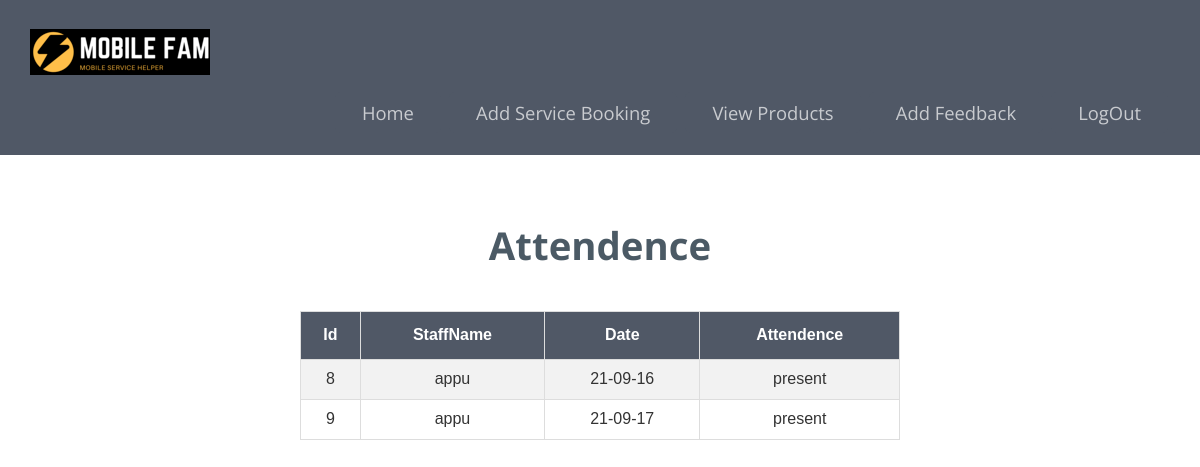
The app's page /owner_view_attendence.php (signed in) with its own data.
### tables this page shows
CREATE TABLE IF NOT EXISTS `attendence` (
  `aid` int(11) NOT NULL AUTO_INCREMENT,
  `sid` int(11) NOT NULL,
  `oid` int(11) NOT NULL,
  `date` varchar(67) NOT NULL,
  `status` varchar(78) NOT NULL,
  PRIMARY KEY (`aid`)
);

CREATE TABLE IF NOT EXISTS `staff` (
  `sid` int(11) NOT NULL AUTO_INCREMENT,
  `sname` varchar(40) NOT NULL,
  `address` varchar(40) NOT NULL,
  `email` varchar(70) NOT NULL,
  `phno` varchar(70) NOT NULL,
  `oid` int(11) NOT NULL,
  PRIMARY KEY (`sid`)
);

### owner_view_attendence.php (the view, shortened to what this page needs)
<?php
include('connection.php');
include('oheader.php');
?>
<div class="contact-mian">
  <h3>Attendence</h3>
  <table id="customers">
    <tr>
      <th>Id</th>
      <th>StaffName</th>
      <th>Date</th>
      <th>Attendence</th>
    </tr>
    <?php
    $oid = $_SESSION["oid"];
    $b = "SELECT attendence.*,staff.* FROM attendence join staff on attendence.sid=staff.sid where attendence.oid='$oid'";
    $res = mysqli_query($conn, $b);
    while ($data = mysqli_fetch_assoc($res)) {
      $na = $data['aid'];
      $fon = $data['sname'];
      $fon1 = $data['date'];
      $fon2 = $data['status'];
      echo "
                <tr>
                    <td>$na</td>
                    <td>$fon</td>
                    <td>$fon1</td>
                    <td>$fon2</td>
                </tr>";
    }
    ?>
  </table>
</div>
  <br>
  <br>
  <br>

### css/style.css (style rules this page uses)
html, body { font-size: 100%; background: #fff; font-family: 'Open Sans', sans-serif; }
h1,h2,h3,h4,h5,h6 { margin:0; }
.contact-mian { text-align:center; }
.contact-mian h3,.about-main h3,.advn-main h3,.portfolio-top h3,.features-main h3 { font-weight:700; font-size:2.5em; color:#4b5a65; margin:0; text-align:center; }
@media (max-width:1366px) { .contact-mian h3, .about-main h3, .advn-main h3, .portfolio-top h3, .features-main h3,.team-main h3 { font-size: 2.4em; } }

### oheader.php (style rules this page uses)
.contact-mian { padding: 0 300px; text-align: center; }
.contact-mian h3 { margin: 0 0 45px; }
#customers { font-family: Arial, Helvetica, sans-serif; border-collapse: collapse; width: 100%; text-align: center; }
#customers td, #customers th { border: 1px solid #ddd; padding: 8px; text-align: center; }
#customers tr:nth-child(even) { background-color: #f2f2f2; }
#customers th { padding-top: 12px; padding-bottom: 12px; background-color: #505866; color: white; }

### records on screen
attendence: aid "8", sid.sname "appu", date "21-09-16", status "present"
attendence: aid "9", sid.sname "appu", date "21-09-17", status "present"
